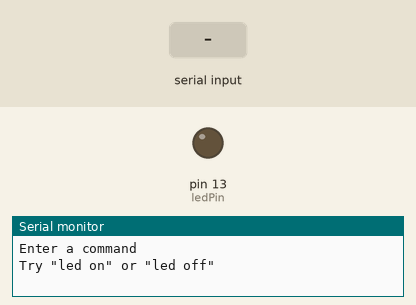
Recording of a sketch running on a simulated Arduino Uno, built with avr-gcc and run on an emulated ATmega328P. Shown: output pins drawn as LEDs (lit = HIGH), the last lines printed to the serial monitor. Inputs (shaded band) come from the test bench.

Above: at 1.2 s.
1.3 s: "led on\n" received over Serial
At 2.2 s:
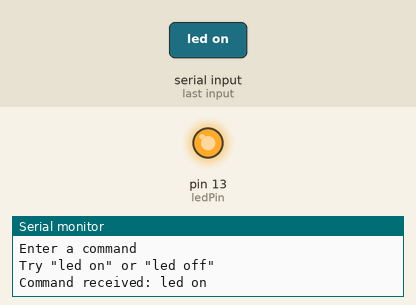
4.3 s: "led off\n" received over Serial
At 5.7 s:
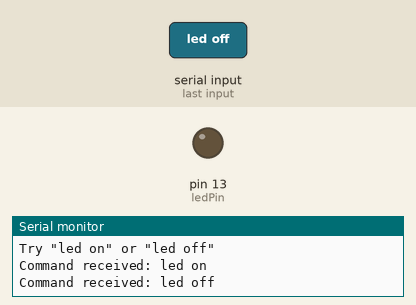
Timing chart, 0 to 7.3 s (numbered marks = the images above; inputs shaded):
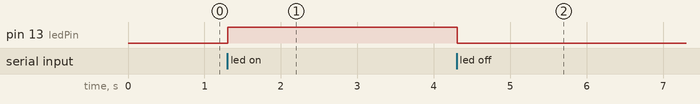

The sketch:

millis_serial_timeout.ino
```cpp
// (licence header left out)
const int ledPin = LED_BUILTIN;      // The digital pin to which a led is connected.

unsigned long previousMillis;
const unsigned long timeout = 100;   // timeout in milliseconds

char buffer[20];
int index;

void setup()
{
  Serial.begin( 9600);
  Serial.println( "Enter a command");
  Serial.println( "Try \"led on\" or \"led off\"");

  pinMode( ledPin, OUTPUT);

  // clear the buffer
  index = 0;
  buffer[0] = '\0';
}

void loop()
{
  bool processCommand = false;

  if( Serial.available() > 0)          // new data received ?
  {
    int inChar = Serial.read();
    previousMillis = millis();         // remember moment of last received data

    if( inChar == '\n' || inChar == '\r')  // end of line ?
    {
      processCommand = true;
    }
    else
    {
      buffer[index] = (char) inChar;  // put new data in the buffer
      if( index < (int)(sizeof( buffer) - 1))  // the 'sizeof' returns an unsigned size_t
      {
        index++;
      }
      else
      {
        // The buffer is full, too much data was received.
        // Process the command and (for safety) clear
        // the remaining of the data.
        // With a low baudrate, it is possible that still
        // extra characters will come in after this.
        processCommand = true;

        while( Serial.available() > 0)
        {
          Serial.read();
        }
      }
      buffer[index] = '\0';          // set a new zero-terminator
    }
  }

  // The timeout should only be active when data is being received.
  // That is checked with the 'index' variable, as soon as
  // it is higher than zero, then data is being received.
  if( index > 0)
  {
    if( millis() - previousMillis >= timeout)
    {
      processCommand = true;
    }
  }

  if( processCommand)
  {
    // The data that is received and stored in the buffer
    // will be processed.
    // It is possible that the buffer is still empty,
    // for example when only a carriage return or linefeed
    // was received.

    Serial.print( "Command received: ");
    Serial.println( buffer);

    if( strcmp( buffer, "led on") == 0)
    {
      digitalWrite( ledPin, HIGH);
    }
    else if( strcmp( buffer, "led off") == 0)
    {
      digitalWrite( ledPin, LOW);
    }

    // clear the buffer
    index = 0;
    buffer[0] = '\0';
  }
}
```

Measured:
- after the input at 1.3 s, pin 13 (ledPin): LOW → HIGH at once
- after the input at 4.3 s, pin 13 (ledPin): HIGH → LOW at once
